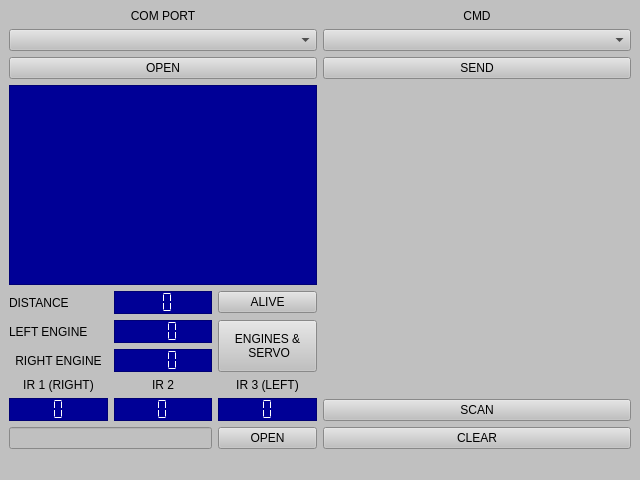
<?xml version="1.0" encoding="UTF-8"?>
<ui version="4.0">
 <class>QForm1</class>
 <widget class="QMainWindow" name="QForm1">
  <property name="geometry">
   <rect>
    <x>0</x>
    <y>0</y>
    <width>640</width>
    <height>480</height>
   </rect>
  </property>
  <property name="sizePolicy">
   <sizepolicy hsizetype="Maximum" vsizetype="Maximum">
    <horstretch>0</horstretch>
    <verstretch>0</verstretch>
   </sizepolicy>
  </property>
  <property name="windowTitle">
   <string>QForm1</string>
  </property>
  <property name="styleSheet">
   <string notr="true">background-color: rgb(192, 192, 192);</string>
  </property>
  <widget class="QWidget" name="centralwidget">
   <layout class="QGridLayout" name="gridLayout">
    <item row="0" column="0">
     <layout class="QHBoxLayout" name="horizontalLayout_2">
      <item>
       <layout class="QVBoxLayout" name="verticalLayout_7">
        <item>
         <widget class="QLabel" name="label">
          <property name="styleSheet">
           <string notr="true">font: 700 9pt &quot;MS Sans Serif&quot;;</string>
          </property>
          <property name="text">
           <string>COM PORT</string>
          </property>
          <property name="alignment">
           <set>Qt::AlignCenter</set>
          </property>
         </widget>
        </item>
        <item>
         <widget class="QComboBox" name="comboBox">
          <property name="styleSheet">
           <string notr="true">font: 9pt &quot;MS Sans Serif&quot;;</string>
          </property>
         </widget>
        </item>
        <item>
         <widget class="QPushButton" name="pushButton">
          <property name="styleSheet">
           <string notr="true">font: 9pt &quot;MS Sans Serif&quot;;</string>
          </property>
          <property name="text">
           <string>OPEN</string>
          </property>
         </widget>
        </item>
       </layout>
      </item>
      <item>
       <layout class="QVBoxLayout" name="verticalLayout_6">
        <item>
         <widget class="QLabel" name="label_2">
          <property name="styleSheet">
           <string notr="true">font: 700 9pt &quot;MS Sans Serif&quot;;</string>
          </property>
          <property name="text">
           <string>CMD</string>
          </property>
          <property name="alignment">
           <set>Qt::AlignCenter</set>
          </property>
         </widget>
        </item>
        <item>
         <widget class="QComboBox" name="comboBox_2">
          <property name="styleSheet">
           <string notr="true">font: 9pt &quot;MS Sans Serif&quot;;</string>
          </property>
         </widget>
        </item>
        <item>
         <widget class="QPushButton" name="pushButton_2">
          <property name="styleSheet">
           <string notr="true">font: 9pt &quot;MS Sans Serif&quot;;</string>
          </property>
          <property name="text">
           <string>SEND</string>
          </property>
         </widget>
        </item>
       </layout>
      </item>
     </layout>
    </item>
    <item row="1" column="0">
     <layout class="QHBoxLayout" name="horizontalLayout">
      <item>
       <layout class="QVBoxLayout" name="verticalLayout_3">
        <item>
         <widget class="QPlainTextEdit" name="plainTextEdit">
          <property name="styleSheet">
           <string notr="true">font: 9pt &quot;MS Sans Serif&quot;;
color: rgb(255, 255, 255);
background-color: rgb(0, 0, 150);</string>
          </property>
         </widget>
        </item>
        <item>
         <layout class="QGridLayout" name="gridLayout_4">
          <item row="5" column="0">
           <widget class="QLCDNumber" name="lcdIR1">
            <property name="sizePolicy">
             <sizepolicy hsizetype="Minimum" vsizetype="Fixed">
              <horstretch>0</horstretch>
              <verstretch>0</verstretch>
             </sizepolicy>
            </property>
            <property name="styleSheet">
             <string notr="true">color: rgb(255, 255, 255);
background-color: rgb(0, 0, 150);</string>
            </property>
            <property name="frameShape">
             <enum>QFrame::StyledPanel</enum>
            </property>
            <property name="digitCount">
             <number>1</number>
            </property>
            <property name="segmentStyle">
             <enum>QLCDNumber::Flat</enum>
            </property>
           </widget>
          </item>
          <item row="1" column="1">
           <widget class="QLCDNumber" name="lcdLeftEng">
            <property name="sizePolicy">
             <sizepolicy hsizetype="Minimum" vsizetype="Fixed">
              <horstretch>0</horstretch>
              <verstretch>0</verstretch>
             </sizepolicy>
            </property>
            <property name="font">
             <font>
              <family>Segoe UI</family>
              <pointsize>9</pointsize>
              <italic>false</italic>
              <bold>false</bold>
             </font>
            </property>
            <property name="styleSheet">
             <string notr="true">color: rgb(255, 255, 255);
font: 9pt &quot;Segoe UI&quot;;
background-color: rgb(0, 0, 150);</string>
            </property>
            <property name="frameShape">
             <enum>QFrame::StyledPanel</enum>
            </property>
            <property name="digitCount">
             <number>3</number>
            </property>
            <property name="segmentStyle">
             <enum>QLCDNumber::Flat</enum>
            </property>
           </widget>
          </item>
          <item row="5" column="2">
           <widget class="QLCDNumber" name="lcdIR3">
            <property name="sizePolicy">
             <sizepolicy hsizetype="Minimum" vsizetype="Fixed">
              <horstretch>0</horstretch>
              <verstretch>0</verstretch>
             </sizepolicy>
            </property>
            <property name="styleSheet">
             <string notr="true">color: rgb(255, 255, 255);
background-color: rgb(0, 0, 150);</string>
            </property>
            <property name="frameShape">
             <enum>QFrame::StyledPanel</enum>
            </property>
            <property name="frameShadow">
             <enum>QFrame::Raised</enum>
            </property>
            <property name="digitCount">
             <number>1</number>
            </property>
            <property name="segmentStyle">
             <enum>QLCDNumber::Flat</enum>
            </property>
           </widget>
          </item>
          <item row="1" column="2" rowspan="2">
           <widget class="QPushButton" name="powerButton">
            <property name="sizePolicy">
             <sizepolicy hsizetype="Minimum" vsizetype="Preferred">
              <horstretch>0</horstretch>
              <verstretch>0</verstretch>
             </sizepolicy>
            </property>
            <property name="styleSheet">
             <string notr="true">font: 9pt &quot;MS Sans Serif&quot;;</string>
            </property>
            <property name="text">
             <string>ENGINES &amp;&amp;
 SERVO</string>
            </property>
           </widget>
          </item>
          <item row="1" column="0">
           <widget class="QLabel" name="label_4">
            <property name="styleSheet">
             <string notr="true">font: 700 9pt &quot;MS Sans Serif&quot;;</string>
            </property>
            <property name="text">
             <string>LEFT ENGINE</string>
            </property>
            <property name="alignment">
             <set>Qt::AlignLeading|Qt::AlignLeft|Qt::AlignVCenter</set>
            </property>
           </widget>
          </item>
          <item row="3" column="1">
           <widget class="QLabel" name="label_6">
            <property name="styleSheet">
             <string notr="true">font: 700 9pt &quot;MS Sans Serif&quot;;</string>
            </property>
            <property name="text">
             <string>IR 2</string>
            </property>
            <property name="alignment">
             <set>Qt::AlignCenter</set>
            </property>
           </widget>
          </item>
          <item row="5" column="1">
           <widget class="QLCDNumber" name="lcdIR2">
            <property name="sizePolicy">
             <sizepolicy hsizetype="Minimum" vsizetype="Fixed">
              <horstretch>0</horstretch>
              <verstretch>0</verstretch>
             </sizepolicy>
            </property>
            <property name="styleSheet">
             <string notr="true">color: rgb(255, 255, 255);
background-color: rgb(0, 0, 150);</string>
            </property>
            <property name="frameShape">
             <enum>QFrame::StyledPanel</enum>
            </property>
            <property name="digitCount">
             <number>1</number>
            </property>
            <property name="segmentStyle">
             <enum>QLCDNumber::Flat</enum>
            </property>
           </widget>
          </item>
          <item row="0" column="2">
           <widget class="QPushButton" name="aliveButton">
            <property name="styleSheet">
             <string notr="true">font: 9pt &quot;MS Sans Serif&quot;;</string>
            </property>
            <property name="text">
             <string>ALIVE</string>
            </property>
           </widget>
          </item>
          <item row="0" column="0">
           <widget class="QLabel" name="label_3">
            <property name="styleSheet">
             <string notr="true">font: 700 9pt &quot;MS Sans Serif&quot;;</string>
            </property>
            <property name="text">
             <string>DISTANCE</string>
            </property>
           </widget>
          </item>
          <item row="3" column="2">
           <widget class="QLabel" name="label_8">
            <property name="styleSheet">
             <string notr="true">font: 700 9pt &quot;MS Sans Serif&quot;;</string>
            </property>
            <property name="text">
             <string>IR 3 (LEFT)</string>
            </property>
            <property name="alignment">
             <set>Qt::AlignCenter</set>
            </property>
           </widget>
          </item>
          <item row="2" column="1">
           <widget class="QLCDNumber" name="lcdRightEng">
            <property name="sizePolicy">
             <sizepolicy hsizetype="Minimum" vsizetype="Fixed">
              <horstretch>0</horstretch>
              <verstretch>0</verstretch>
             </sizepolicy>
            </property>
            <property name="styleSheet">
             <string notr="true">color: rgb(255, 255, 255);
background-color: rgb(0, 0, 150);</string>
            </property>
            <property name="frameShape">
             <enum>QFrame::StyledPanel</enum>
            </property>
            <property name="digitCount">
             <number>3</number>
            </property>
            <property name="segmentStyle">
             <enum>QLCDNumber::Flat</enum>
            </property>
           </widget>
          </item>
          <item row="3" column="0">
           <widget class="QLabel" name="label_7">
            <property name="styleSheet">
             <string notr="true">font: 700 9pt &quot;MS Sans Serif&quot;;</string>
            </property>
            <property name="text">
             <string>IR 1 (RIGHT)</string>
            </property>
            <property name="alignment">
             <set>Qt::AlignCenter</set>
            </property>
           </widget>
          </item>
          <item row="0" column="1">
           <widget class="QLCDNumber" name="lcdDistance">
            <property name="sizePolicy">
             <sizepolicy hsizetype="Minimum" vsizetype="Fixed">
              <horstretch>0</horstretch>
              <verstretch>0</verstretch>
             </sizepolicy>
            </property>
            <property name="font">
             <font>
              <bold>false</bold>
             </font>
            </property>
            <property name="focusPolicy">
             <enum>Qt::NoFocus</enum>
            </property>
            <property name="styleSheet">
             <string notr="true">color: rgb(255, 255, 255);
background-color: rgb(0, 0, 150);</string>
            </property>
            <property name="frameShape">
             <enum>QFrame::StyledPanel</enum>
            </property>
            <property name="digitCount">
             <number>2</number>
            </property>
            <property name="segmentStyle">
             <enum>QLCDNumber::Flat</enum>
            </property>
           </widget>
          </item>
          <item row="2" column="0">
           <widget class="QLabel" name="label_5">
            <property name="styleSheet">
             <string notr="true">font: 700 9pt &quot;MS Sans Serif&quot;;</string>
            </property>
            <property name="text">
             <string>RIGHT ENGINE</string>
            </property>
            <property name="alignment">
             <set>Qt::AlignCenter</set>
            </property>
           </widget>
          </item>
          <item row="6" column="2">
           <widget class="QPushButton" name="pushButtonUDP">
            <property name="styleSheet">
             <string notr="true">font: 9pt &quot;MS Sans Serif&quot;;</string>
            </property>
            <property name="text">
             <string>OPEN</string>
            </property>
           </widget>
          </item>
          <item row="6" column="0" colspan="2">
           <widget class="QLineEdit" name="lineEdit">
            <property name="styleSheet">
             <string notr="true">font: 700 9pt &quot;MS Sans Serif&quot;;</string>
            </property>
           </widget>
          </item>
         </layout>
        </item>
       </layout>
      </item>
      <item>
       <layout class="QVBoxLayout" name="verticalLayout_8">
        <item>
         <widget class="QWidget" name="widget" native="true">
          <property name="enabled">
           <bool>true</bool>
          </property>
          <property name="sizePolicy">
           <sizepolicy hsizetype="MinimumExpanding" vsizetype="MinimumExpanding">
            <horstretch>0</horstretch>
            <verstretch>0</verstretch>
           </sizepolicy>
          </property>
         </widget>
        </item>
        <item>
         <widget class="QPushButton" name="pushButton_4">
          <property name="styleSheet">
           <string notr="true">font: 9pt &quot;MS Sans Serif&quot;;</string>
          </property>
          <property name="text">
           <string>SCAN</string>
          </property>
         </widget>
        </item>
        <item>
         <widget class="QPushButton" name="pushButton_3">
          <property name="sizePolicy">
           <sizepolicy hsizetype="Minimum" vsizetype="Fixed">
            <horstretch>0</horstretch>
            <verstretch>0</verstretch>
           </sizepolicy>
          </property>
          <property name="styleSheet">
           <string notr="true">font: 9pt &quot;MS Sans Serif&quot;;</string>
          </property>
          <property name="text">
           <string>CLEAR</string>
          </property>
         </widget>
        </item>
       </layout>
      </item>
     </layout>
    </item>
   </layout>
  </widget>
  <widget class="QMenuBar" name="menubar">
   <property name="geometry">
    <rect>
     <x>0</x>
     <y>0</y>
     <width>640</width>
     <height>21</height>
    </rect>
   </property>
  </widget>
  <widget class="QStatusBar" name="statusbar"/>
 </widget>
 <resources/>
 <connections/>
</ui>
